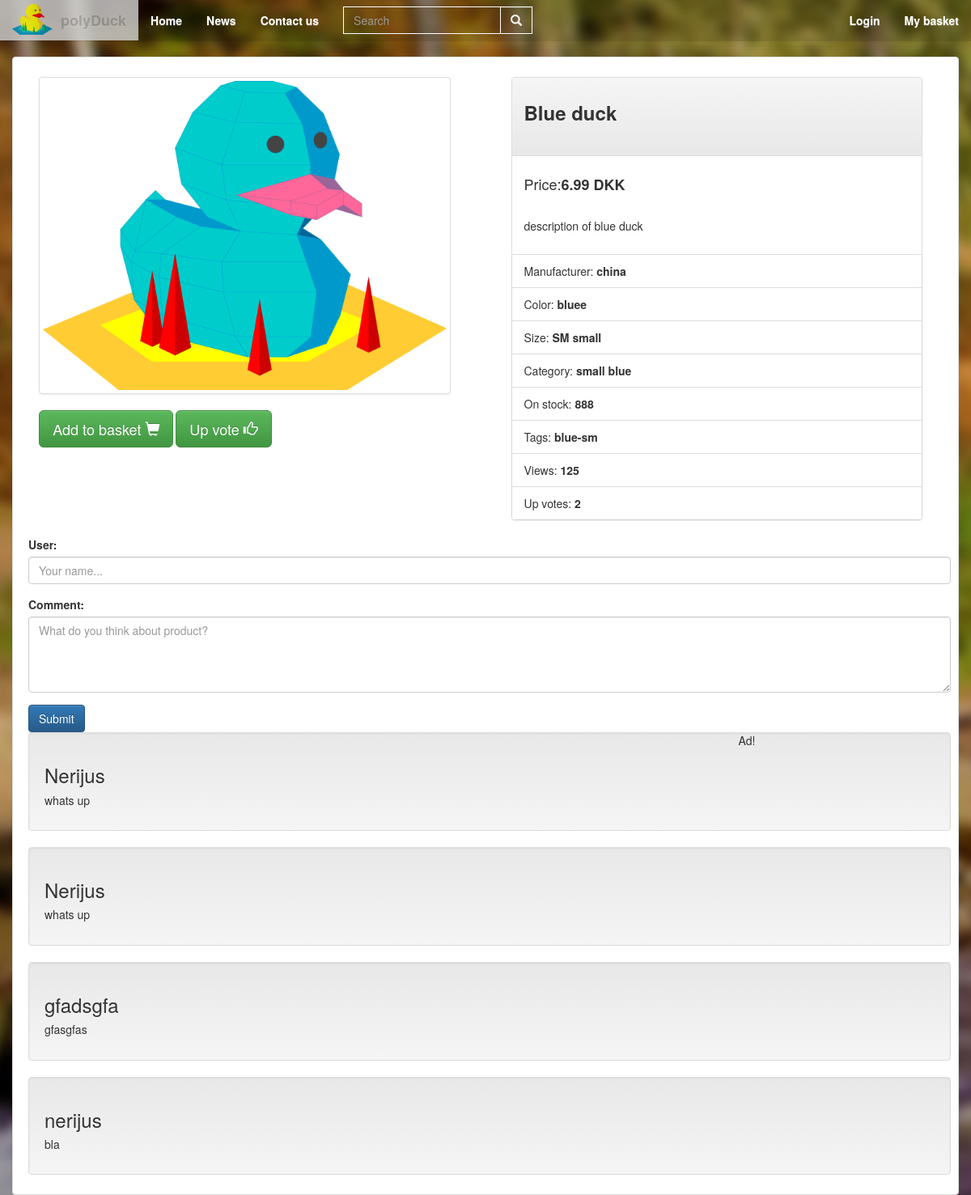
The page /index.php?product=     Blue duck on the database its author committed.
### tables this page shows
CREATE TABLE `products` (
  `Product_ID` int(20) NOT NULL,
  `name` varchar(50) NOT NULL,
  `price` float NOT NULL,
  `description` varchar(255) NOT NULL,
  `color` varchar(20) NOT NULL,
  `size` varchar(15) NOT NULL,
  `category` varchar(20) NOT NULL,
  `images` varchar(255) NOT NULL,
  `stock` int(255) NOT NULL,
  `tags` varchar(50) NOT NULL,
  `manufacture` varchar(100) NOT NULL,
  `views` int(15) DEFAULT NULL,
  `upVote` int(15) DEFAULT NULL
);

CREATE TABLE `social_pages` (
  `Product_ID` int(20) NOT NULL,
  `Likes` int(15) NOT NULL,
  `Comments` text NOT NULL,
  `name` varchar(50) NOT NULL,
  `comment_id` int(11) NOT NULL
);

### model/Model.php (called while the page is built, shortened)
<?php
include_once ("model/Database.php");
 class Model {
        function Connect(){
         $db = require('model/conn.php');
         $connection = new Database($db);
         return $connection;
     }
	    public function getProductList()
	{
        $proData = $this->Connect()->getQuery("SELECT * FROM products");
            return $proData;
        }
	    public function getProduct($name)
	{
		$allProducts = $this->getProductList();
         if (mysqli_num_rows($allProducts) > 0) {
             $pro = $this->Connect()->getQuery("SELECT `views` FROM products WHERE `Product_ID`  = '" . $_SESSION['LOC'][1] . "' LIMIT 1");
            $view = mysqli_fetch_array($pro);
            $viewValue =  $view['views'] + 1;
             $proData = $this->Connect()->getQuery("SELECT `name`,`price`,`description`,`color`,`size`,`category`,`images`,`stock`,`tags`,`manufacture`,`views`,`upVote`,`Product_ID` FROM products WHERE `name`  = '{$name}' LIMIT 1");
             return $proData;
         }
	}
}

### model/Database.php (called while the page is built, shortened)
<?php
class Database
{
    protected $conn;
    public function __construct(mysqli $conn){
        $this->conn = $conn;
    }
    public function getConnection(){
    return $this->conn;
    }
    public function getQuery($query){
        $getData = $this->getConnection()->query($query);
        return $getData;
    }
}

### view/viewproduct.php (the view, shortened to what this page needs)
<?php
	$product = mysqli_fetch_array($productSelected);
?>
<div class="item thumbnail container" xmlns="http://www.w3.org/1999/html">
		<div class="row">
			<div class="col-md-6">
				<div class="itemImageFrame">
					<img class="itemPictureBig thumbnail" src="<?php echo $product['images']; ?>"><br />
					<div class="btn-group productControl text-center">
						<form method="get">
						<button id="cart" name="add_to_cart" type="button" class="btn-lg btn btn-success">Add to basket <span class="glyphicon glyphicon-shopping-cart" aria-hidden="true"></button>
						<button id="up" type="button" class="btn-lg btn btn-success">Up vote <span class="glyphicon glyphicon-thumbs-up" aria-hidden="true"></span></button>
						</form>
					</div>
				</div>
			</div>
			<div class="col-md-6">
				<div class="itemInformation pull-right">
<div class="panel panel-default">
  	<div class="panel-heading"><h3><strong><?php echo $product['name']; ?></strong></h3><br/>
  	</div>
  		<div class="panel-body">
  			<h4>Price:<strong><?php echo $product['price']; ?> DKK</strong></h4><br/>
					<p><?php echo $product['description']; ?></p>
		</div>
  				<ul class="list-group">
    <li class="list-group-item">Manufacturer:<strong><?php echo $product['manufacture']; ?></strong></li>
    <li class="list-group-item">Color:<strong> <?php echo $product['color']; ?></strong></li>
    <li class="list-group-item">Size:<strong> <?php echo $product['size']; ?></strong></li>
    <li class="list-group-item">Category:<strong> <?php echo $product['category']; ?></strong></li>
    <li class="list-group-item">On stock:<strong> <?php echo $product['stock']; ?></strong></li>
    <li class="list-group-item">Tags:<strong class="tags"> <?php echo $product['tags']; ?></strong></li>
	<li class="list-group-item">Views:<strong> <?php echo $product['views']; ?></strong></li>
	<li class="list-group-item">Up votes:<strong> <?php echo $product['upVote']; ?></strong></li>
				</ul>
		</div>
  </div>
  </div>
				</div>
	<div class="row">
		<div class="col-md-12">
			<div id="postNew" class="container">
				<form method="post">
					<div class="form-group">
						<label for="userNameInput">User:</label>
						<?php
						if(isset($_SESSION['username'])) {
							echo '<input type="text" id="userNameInput" class="form-control" name="postName" required value="' . $_SESSION['username'] . '">';
						}
						else {
							echo '<input type="text" id="userNameInput" class="form-control" placeholder="Your name..." name="postName" required value="">';
						}
						?>
					</div>
					<div class="form-group">
						<label for="userComment">Comment:</label>
						<textarea class="form-control" id="userComment" rows="4" name="comment" placeholder="What do you think about product?"></textarea>
					</div>
					<input type="submit" class="btn btn-primary" name="submit_comment">
				</form>
			</div>
		</div>
	</div>
	<div class="row">
		<div class="col-md-9">
			<div id="commentSection" class="container">
				<div id="echo">
					<?php include_once 'controller/comments.php'; ?>
				</div>
			</div>
		</div>
		<div class="col-md-3">
			Ad!
		</div>
	</div>
</div>

### controller/comments.php
<?php
$conn = mysqli_connect("localhost", "root", "123", "db_cms");
if (isset($_SESSION['LOC'][1])) {
    $q = $_SESSION['LOC'][1];
    $sql = "SELECT * FROM social_pages WHERE Product_ID='" . $q . "'";
    $output = '';
    $result = mysqli_query($conn, $sql);
    if(mysqli_num_rows($result) > 0)
    {
        $output .= '';
        while($comment = mysqli_fetch_array($result)){
            $output .=	'
        <div class="well">
           <h3>'. $comment['name'] .'</h3>
           <h5>'. $comment['Comments'] .'</h5>
        </div>
			';
        }
        echo $output;
    }
    else
    {
        echo '<div class="notFound jumbotron">
                <div class="container">
                    <h2>be the first one to comment</h2>
                </div>
            </div>';
    }
}

### view/sass/main.css (style rules this page uses)
body { overflow-x: hidden; padding-top: 50px; background-color: black; }
.item { margin-top: 20px; }
.item .itemImageFrame { width: 90%; height: auto; margin: 20px auto; }
.item .itemImageFrame .itemPictureBig { margin: auto; position: static !important; width: 100% !important; height: auto !important; }
.item .itemInformation { float: left; width: 90%; height: auto; margin-right: 40px; }
.item .itemInformation .panel { margin-top: 20px; }

### rows shown on the page
products: images (picture), name "Blue duck", price "6.99", description "description of blue duck", manufacture "china", color "bluee", size "SM small", category "small blue", stock "888", tags "blue-sm", views "125", upVote "2"
social_pages: name "Nerijus", Comments "whats up"
social_pages: name "Nerijus", Comments "whats up"
social_pages: name "gfadsgfa", Comments "gfasgfas"
social_pages: name "nerijus", Comments "bla"
